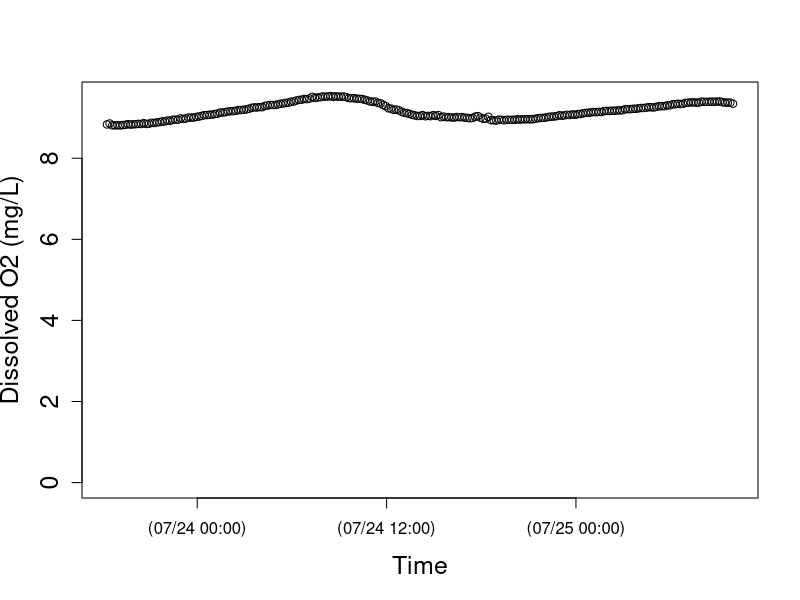
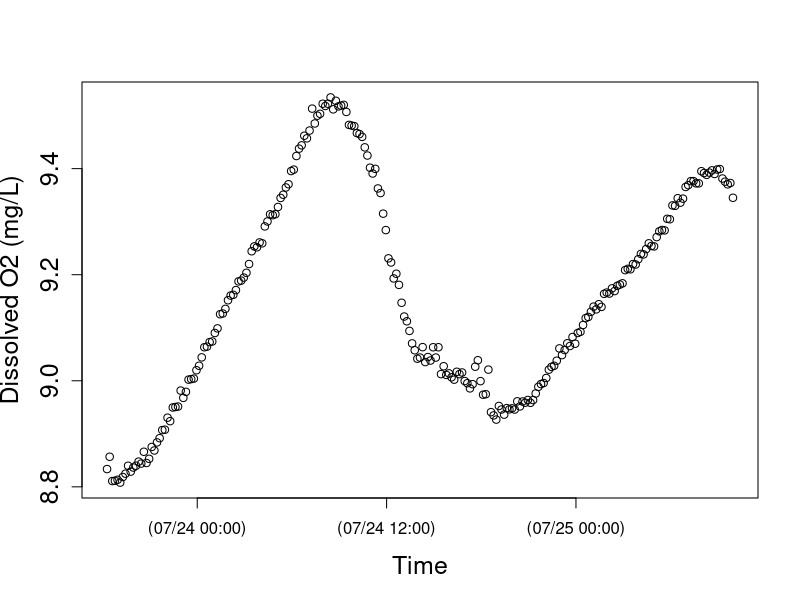

These charts were generated, in order, by the following R code: (Note: this script raises an error after producing the figures.)
setwd("N:/Thesis.N/FreshStart_trans/TempLight_trans/TempLightSum17_trans/JA23jul17")
install.packages("chron")
library(chron)
StreamData=read.table("JA23jul17.csv",header=TRUE)  	##time is in seconds since 1970 and in UTC
StreamData$dtime<-chron(StreamData$time/86400)-(7/24)
## Check new chron object dtime and O2 data
## here is where you can target and remove outliers if you want to check before running models 
plot(StreamData$dtime, StreamData$oxy,cex.lab=1.5, cex.axis=1.5, lwd=1,ylim=c(0,9.5), xlab="Time",ylab="Dissolved O2 (mg/L)")
plot(StreamData$dtime, StreamData$oxy,cex.lab=1.5, cex.axis=1.5, lwd=1, xlab="Time",ylab="Dissolved O2 (mg/L)")

# END data important and management
# [2] LOAD O2 SATURATION FUNCTION

osat<- function(temp, bp) {
  
  tstd<-log((298.15-temp) / (273.15 + temp))
  
  a0<-2.00907
  a1<-3.22014
  a2<-4.0501
  a3<-4.94457
  a4<- -0.256847
  a5<- 3.88767
  
  u<-10^(8.10765-(1750.286/(235+temp)))
  
  sato<-(exp(a0 + a1*tstd + a2*tstd^2 + a3*tstd^3 + a4*tstd^4+a5*tstd^5))*((bp-u)/(760-u))*1.42905
  sato
}

#end of function
# END loading O2 SAT calc #
# [3] LOAD BAROMETRIC PRESSURE FUNCTION
## Function to correct barometric pressure for altitude. From Colt (2012).
## This function gives bp in mmHg for altitude given nearby measurement of standardized barometric pressure. 
## temp is degC 
## alt is m
## bpst is in inches of Hg and the sort of data you will find from U.S. weather stations.  Delete the *25.4 if you in the rest of the world where pressure is given in metric units
####function returns mm of Hg
bpcalc<- function(bpst, alt) {
  bpst*25.4*exp((-9.80665*0.0289644*alt)/(8.31447*(273.15+15)))
}
#end of function
# END loading BP calc function ####### 
# [4] LOAD GAS EXCHANGE (K) FUNCTIONS
# NOTE: The functions you use will depend on the methods used to estimate K (O2, propane, SF6). The temperature correction (Kcor) is embedded in the models below, but the Kcor function must be loaded into R before running the model.
# UNITS are day^(-1)
## This code does the opposite of Kcor below; it estimates K600 for KO2 at a given temperature. From Wanninkhof (1992).
K600fromO2<-function (temp, KO2) {
  ((600/(1800.6 - (120.1 * temp) + (3.7818 * temp^2) - (0.047608 * temp^3)))^-0.5) * KO2
}
#end of function
# This calculates K600 from K measured in a propane addition. From Raymond et al. (2012).
K600frompropane<-function (temp, Kpropane) {
  ((600/(2864 - (154.14 * temp) + (3.791 * temp^2) - (0.0379 * temp^3)))^-0.5) * Kpropane
}
#end of function
# This calculates K600 from K measured in a SF6 addition. From Raymond et al. (2012).
K600fromSF6<-function(temp, KSF6) {
  ((600/(3255.3-(217.13*temp)+(6.837*temp^2)-(0.08607*temp^3)))^-0.5)*KSF6
}
#end of function
# This function calculates KO2 at any given tempertaure from K600. via schmidt number scaling.  The scaling equation if From JÃ¤hne et al. (1987), Schmidt number conversions from Wanninkhof et al. 1992.
Kcor<-function (temp,K600){
  K600/(600/(1800.6-(temp*120.1)+(3.7818*temp^2)-(0.047608*temp^3)))^-0.5
}
#end of function
# END loading K functions
# [5] NIGHTTIME REGRESSION to estimate K -- OPTIONAL
### nighttime regression code to estimate K. Approach as in Hornberger and Kelly (1975).
## o2 file is your oxygen data (defined in subsetting)
## bp is barometric pressure in mm Hg for your site, 
## ts is the time step in MINUTES (not days as in metabolism code below)

nightreg<-function(o2file, bp, ts){
  
  temp<-o2file$temp
  oxy<-o2file$oxy
  
  # moving average on oxy data
  oxyf1<-filter(o2file$oxy,rep(1/3,3), sides=2)
  
  # trim the ends of the oxy data
  oxyf2<- oxyf1[c(-1,-length(oxyf1))]
  
  # calculate delO/delt; convert to units of days by ts in min-1*1440
  deltaO2<-((oxyf2[-1]-oxyf2[-length(oxyf2)])/ts)*1440
  
  # Trim the first two and last one from the temp data to match the filter oxy data
  temptrim<-temp[c(-2:-1,-length(temp))]
  
  # calc the dodef
  satdef<-osat(temptrim,bp)-oxyf2[-1]
  
  # fit linear model and plot using linear model fitting (lm) and abline functions in R stats package
  nreg<-lm(deltaO2~satdef)
  plot(satdef,deltaO2)
  abline(nreg)
  
  # use coef function in R stats package to get lm coefficients
  coeff<-coef(nreg)
  
  # output gives lm coeff and K600 (converted from nighttime regression estimate of KO2)
  out<-list(coeff, K600fromO2(mean(temp), coeff[2]))
  out
  
}
#end of function
# NOTE: this approach works better for some sites/dates than others; always check that your model fit is good and that your K600 estimate makes sense!
#Call as:  The first argument in the function defines when to pull data.  In this case on 10/27/204 (for spring creek) between 18:05 and 23:00

nightreg(StreamData[StreamData$dtime>=as.numeric(chron(dates="07/19/17", times="18:10:00")) & StreamData$dtime<=as.numeric(chron(dates="07/21/17", times="10:00:00")), ], bp=660, ts=10)
# END nighttime regression calculation of K #
# check that light makes sense
plot(StreamData$dtime, StreamData$light,cex.lab=1.5, cex.axis=1.5, lwd=1, xlab="Time",ylab="PAR (umol photons/s/m2)")
# END light
# [7] MODEL v1 - RIVERMETABK; solves for GPP, ER, AND K
##
# [7a] LOAD RIVERMETABK functions
###########################################

## VERSION 1 of possible metabolism model

##### now estimate metabolism

## parameter names (and units) for BOTH rivermetab functions (solving for or fixing K600):
## oxy.mod = modeled O2 (mg/L)
## oxy = O2 data (mg/L)
## MET[1] = GPP = estimated daily gross primary production (g O2 m-2 d-1); + flux of O2 production
## MET[2] = ER = estimated daily ecosystem respiration (g O2 m-2 d-1); - flux of O2 consumption 
## MET[3] = K = estimated K600 (d-1)
## z = estimated site depth (m)
## Kcor = KO2 corrected for temperature, calculated from K600 (d-1)
## bp = barometric pressure (mmHg)
## temp = water temperature (C)
## light = PAR data (or modlight from above light function)
## ts = time step of O2 data from logger (10 min intervals --> units are day, so 10/1440=0.06944)

# Model to calculate GPP, ER and K simultaneously
# This model is advantageous in the sense that one can estimate K from the data, but beware that it may be an overparameterized model.  
# Note that you have the opportunity below to use your light data or modeled light (here as data$light estimated for spring creek and french creek with the light model function above). You decide and modify the function and data names accordingly.

# rivermetabK is the master function that calls the MLE function (onestationmleK) and plotting function (onestationplot) below
rivermetabK<-function(o2file, z, bp, ts){
  
  ##pull data out of loaded o2file (subset in CALL function) and give it a name. 
  temp<-o2file$temp
  oxy<-o2file$oxy
  light<-o2file$light
  
  ##This calls onestationmleK (below) to calculate metabolism by non-linear minimization. We use nlm() function in R stats package; for more information see "help(nlm)"  The first argument is the function to be minimized, the second defines the starting values.  The function that is minimized (onestationmleK, see below) always has as its first argument, a vector of parameters (MET), and second argument a vector of starting values for those parameters, p=c(3,-5, 10).
  
  river.mle<-nlm(onestationmleK, p=c(3,-5, 10), oxy=oxy, z=z,temp=temp,light=light, bp=bp, ts=ts)
  
  ##plot modeled and measaured O2 given MLE estimates of GPP, ER, and K600.  It calls a function below onestationplot()
  
  onestationplot(GPP=river.mle$estimate[1], ER=river.mle$estimate[2],oxy=oxy,z=z,temp=temp,light=light, K=river.mle$estimate[3], bp=bp, ts=ts)
  
  ##return GPP, ER, K600, and MLE values
  b <- list(GPP=river.mle$estimate[1], ER=river.mle$estimate[2], K600=river.mle$estimate[3], neglogL=river.mle$minimum[1])
  b
}
# end of function
# This function returns the negative log likelihood value given O2 data and estimates of GPP, ER, and K (which is vector MET); is included in master rivermetabK function above
onestationmleK<-function(MET,temp, oxy, light, z, bp, ts) {
  
  # create new vector for modeled O2
  oxy.mod<-numeric(length(data))
  # give starting value from oxygen data; this is the only time O2 data is used to model GPP and ER
  oxy.mod[1]<-oxy[1]
  
  # this is the metabolism equation as in Van de Bogert et al 2007 L&OMethods
  for (i in 2:length(oxy)) {oxy.mod[i]<-oxy.mod[i-1]+((MET[1]/z)*(light[i]/sum(light)))+ MET[2]*ts/z+(Kcor(temp[i],MET[3]))*ts*(osat(temp[i],bp)-oxy.mod[i-1]) }
  
  ##below is MLE calculation; output is -log likelihood
  # diff in measured and modeled O2
  sqdiff<-(oxy-oxy.mod)^2 
  # likelihood function
  L <- length(oxy) * (log(((sum(sqdiff)/length(oxy))^0.5))+0.5*log(6.28)) + ((2*sum(sqdiff)/length(oxy))^-1) * sum(sqdiff)
  L
}
# end of function
# this function plots modeled O2 and O2 data from estimates of daily GPP, ER, and K; is included in master rivermetabK function above
# Calls same metabolism equation as in mle function, but plots modeled O2 as a function of GPP, ER, and K estimates from mle
# use this to visually assess your model estimates (should be good agreement between modeled and measured O2)
onestationplot<-function(GPP, ER, oxy, z, temp, K, light, bp, ts) {
  
  oxy.mod<-numeric(length(oxy))
  oxy.mod[1]<-oxy[1]
  
  # this is the metabolism equation as in Van de Bogert et al (2007) L&OMethods
  for (i in 2:length(oxy)) { oxy.mod[i]<-oxy.mod[i-1]+((GPP/z)*(light[i]/sum(light)))+ ER*ts/z+(Kcor(temp[i],K))*ts*(osat(temp[i],bp)-oxy.mod[i-1]) }
  
  plot(seq(1:length(oxy)),oxy.mod, type="l",xlab="Time", ylab="Dissolved oxygen  (mg/L)", cex.lab=1.5, cex.axis=1.5, lwd=2 )
  points(seq(1:length(oxy)),oxy)
}
# end of function

####### END LOADING rivermetabK function #
# [7b] CALL RIVERMETABK function
###########################################

## Call as:  z is depth in m, bp is im mmHg, ts is time steps in days.

# for spring creek data; 10/28/14
###########################################

## Call as:  z is depth in m, bp is im mmHg, ts is time steps in days.

# for spring creek data; 10/28/14
rivermetab<-function(o2file, z, bp, ts, K){
  
  ##pull data out of loaded o2file (subset in CALL function) and give it a name. 
  temp<-o2file$temp
  oxy<-o2file$oxy
  light<-o2file$light
  
  ##calculate metabolism by non linear minimization of MLE function (below)
  river.mle<-nlm(onestationmle, p=c(3,-5), oxy=oxy, z=z,temp=temp,light=light, bp=bp, ts=ts, K=K)
  
  ##plot data; uses same plot function as given for rivermetabK above (relisted below to keep each model as own unit)
  onestationplot(GPP=river.mle$estimate[1], ER=river.mle$estimate[2],oxy=oxy,z=z,temp=temp,light=light, K=K, bp=bp, ts=ts)
  
  ##return GPP, ER, and MLE value
  b<-list(GPP= river.mle$estimate[1], ER= river.mle$estimate[2],  neglogL= river.mle$minimum[1])
  b
}
# end of function

# function returns the likelihood value given O2 data and estimates of GPP, ER (which is vector MET); is included in master rivermetab function above; K600 is fixed
onestationmle<-function(MET,temp, oxy, light, z, bp, ts, K) {
  
  oxy.mod<-numeric(length(data))
  oxy.mod[1]<-oxy[1]
  
  # this is the metabolism equation as in Van de Bogert et al 2007 L&OMethods
  for (i in 2:length(oxy)) {oxy.mod[i]<-oxy.mod[i-1]+((MET[1]/z)*(light[i]/sum(light)))+ MET[2]*ts/z+(Kcor(temp[i],K))*ts*(osat(temp[i],bp)-oxy.mod[i-1]) }
  
  ## below is MLE calculation; output is likelihood
  # diff in measured and modeled O2
  sqdiff<-(oxy-oxy.mod)^2 
  # likelihood function
  L <- length(oxy)*(log(((sum(sqdiff)/length(oxy))^0.5)) +0.5*log(6.28)) + ((2*sum(sqdiff)/length(oxy))^-1)*sum(sqdiff)
  L
}
#end of function

# (As in rivermetabK)
# this function plots modeled O2 and O2 data from estimates of daily GPP and ER; is included in master rivermetab function above
# Calls same metabolism equation as in mle function, but plots modeled O2 as a function of GPP, ER estimates from mle
# use this to visually assess your model estimates (should be good agreement between modeled and measured O2)
onestationplot<-function(GPP, ER, oxy, z, temp, K, light, bp, ts) {
  
  oxy.mod<-numeric(length(oxy))
  oxy.mod[1]<-oxy[1]
  
  # this is the metabolism equation as in Van de Bogert et al (2007) L&OMethods
  for (i in 2:length(oxy)) { oxy.mod[i]<-oxy.mod[i-1]+((GPP/z)*(light[i]/sum(light)))+ ER*ts/z+(Kcor(temp[i],K))*ts*(osat(temp[i],bp)-oxy.mod[i-1]) }
  
  plot(seq(1:length(oxy)),oxy.mod, type="l",xlab="Time", ylab="Dissolved oxygen  (mg/L)", cex.lab=1.5, cex.axis=1.5, lwd=2 )
  points(seq(1:length(oxy)),oxy)
 
  print(summary(lm(oxy~oxy.mod)))
  
}
# end of function
####### END loading rivermetab function ####### 
## Call as:  z is depth in m, bp is im mmHg, ts is time steps in days.

# 10 MIN timestep!! literature k600 values based on slope
rivermetab(o2file=StreamData[StreamData$dtime>=as.numeric(chron(
  dates="07/23/17", times="18:27:00")) & StreamData $dtime<=as.numeric(chron(
    dates="07/25/17", times="09:57:00")), ], 
  z=0.094, 
  bp=719, 
  ts=0.006944, 
  K=80.768051)
# 10 MIN timestep!! my derived k600 values based on velocity
rivermetab(o2file=StreamData[StreamData$dtime>=as.numeric(chron(
  dates="07/23/17", times="18:27:00")) & StreamData $dtime<=as.numeric(chron(
  dates="07/25/17", times="09:57:00")), ], 
  z=0.094, 
  bp=719, 
  ts=0.006944, 
  K=26.8716762)
# 10 MIN timestep!! full model as is 
rivermetabK(o2file=StreamData[ StreamData $dtime>=as.numeric(chron(
  dates="07/23/17", times="18:27:00")) & StreamData $dtime<=as.numeric(chron(
  dates="07/25/17", times="09:57:00")), ], 
  z=0.094, 
  bp=719, 
  ts=0.006944)
